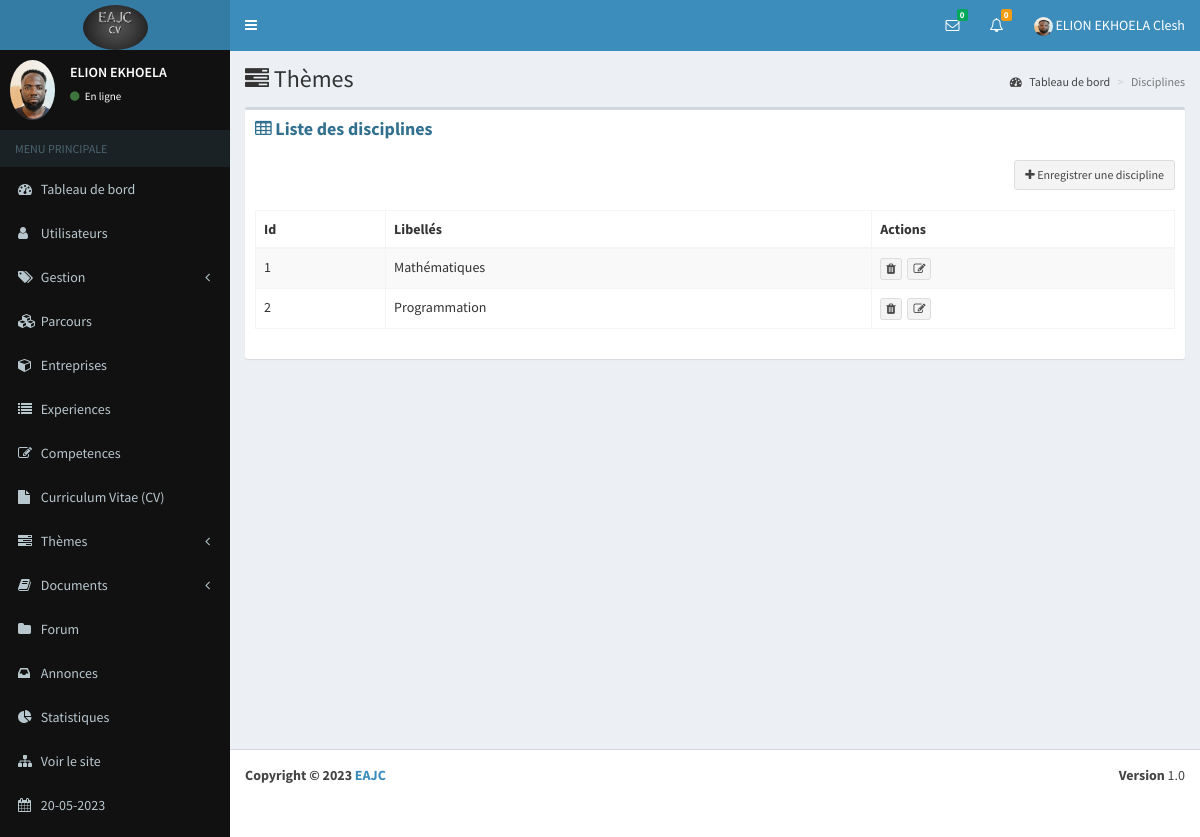
/forum/disciplines (signed in), run on the app's committed database.
### eab/models.py (models this page shows, shortened)
class Parametre(models.Model):
    appname=models.CharField(max_length=100)
    appeditor=models.CharField(max_length=200)
    phone=models.CharField(max_length=200, null=True)
    email=models.CharField(max_length=200, null=True)
    version=models.CharField(max_length=10, null=True)
    devise=models.CharField(max_length=10, null=True)
    COLORS=[
        ('primary','primary'),
        ('info','info'),
        ('success','success'),
        ('danger','danger'),
        ('secondary','secondary'),
        ('dark','dark'),
    ]
    theme=models.CharField(max_length=200, null=True, choices=COLORS)
    logo=models.ImageField(upload_to="media", null=True, blank=True)
    width_logo=models.CharField(max_length=3, null=True)
    height_logo=models.TextField(max_length=3, null=True)

class Profile(models.Model):
    user=models.OneToOneField(User, on_delete=models.CASCADE)
    phone=models.CharField(max_length=100)
    address=models.TextField()
    photo=models.ImageField(upload_to="media", null=True, blank=True)
    SEX=[
        ('Masculin','Masculin'),
        ('Feminin','Feminin')
    ]
    gender=models.CharField(max_length=100, null=True, choices=SEX)
    droitmes=models.BooleanField(default=False, null=True)
    status=models.BooleanField(default=False, null=True)
    apropos=models.TextField(null=True)
    profession=models.CharField(max_length=50, null=True)
    VARIABLE=[
        ('Visible','Visible'),
        ('Invisible','Invisible')
    ]
    vform=models.CharField(max_length=100, null=True, choices=VARIABLE, default="Visible")
    vep=models.CharField(max_length=100, null=True, choices=VARIABLE)
    vcomp=models.CharField(max_length=100, null=True, choices=VARIABLE)
    vaform=models.CharField(max_length=100, null=True, choices=VARIABLE)
    priority=models.BooleanField(null=True,default=False)

### forum/models.py (models this page shows, shortened)
class Discipline(models.Model):
    libelle=models.CharField(max_length=200)

### app_auth/decorator.py (the view)
        def wrapper_func(request, *args, **kwargs):
            group=None
            if request.user.groups.exists():
                group=request.user.groups.all()[0].name
            if group in allowed_roles:
                return view_func(request, *args, **kwargs)
            else:
                return HttpResponse("Vous n'êtes pas autorisés à acceder à cette page")

### app_auth/decorator.py (called while the page is built)
def allowed_users(allowed_roles=[]):
    def decorator(view_func):
        def wrapper_func(request, *args, **kwargs):
            group=None
            if request.user.groups.exists():
                group=request.user.groups.all()[0].name
            if group in allowed_roles:
                return view_func(request, *args, **kwargs)
            else:
                return HttpResponse("Vous n'êtes pas autorisés à acceder à cette page")
        return wrapper_func
    return decorator

### eab/views.py (called while the page is built)
def parametre():
    try:
        parametre=Parametre.objects.all()[0]
    except Exception as e:
        parametre=None
    if parametre == None :
        return redirect("maintenance")
    else:
        return parametre

### forum/views.py (called while the page is built, shortened)
def new_message( request):
    contacts=Contact.objects.filter(statut=0, status=1).order_by("-id")
    tabUsers=[]
    tabIdUser=[]
    for contact in contacts:
        diccode=eval(contact.codes)
    tab=[]
    for i in tabIdUser:
        if i not in tab:
            tab.append(i)
    dic={}
    for i in tab:
        nombre=0
        for k in tabIdUser:
            if i==k:
                nombre=nombre+1
        dic[i]=nombre
    tabMessages=[]
    tabs=[]
    return tabMessages

def nbnew_message(request):
    contacts=Contact.objects.filter(statut=0, status=1).order_by("-id")
    count=0
    for contact in contacts:
        diccode=eval(contact.codes)
        if diccode["user1"]==request.user.id:
            count=count+1
    return count

def nbnew_answer(request):
    questions=Question.objects.filter(user_id=request.user.id)
    number=0
    for question in questions:
        answers=Answer.objects.filter(question_id=question.id, status=0)
        for answer in answers:
            if answer.user_id != request.user.id:
                number+=1
    return number

@login_required(login_url='login')
@allowed_users(allowed_roles=['admin'])
def disciplines(request):
    date=datetime.datetime.now()
    disciplines=Discipline.objects.all()
    context={
        "disciplines":disciplines,
        "parametre":parametre(),
        "date":date,
        "countanswer":nbnew_answer(request),
        "count":nbnew_message(request),
        "users":new_message(request)
    }
    return render(request, "discipline/disciplines.html", context)

### forum/templates/discipline/disciplines.html (shortened to what this page needs)
{% extends 'global/base.html' %}
{% block content %}
      <div class="content-wrapper">
        <section class="content-header">
          <h1>
            <i class="fa fa-tasks"></i> Thèmes
          </h1>
          <ol class="breadcrumb">
            <li><a href="{% url 'dashboard' %}"><i class="fa fa-dashboard"></i> Tableau de bord</a></li>
            <li class="active">Disciplines</li>
          </ol>
        </section>
        <section class="content">
          <div class="row">
            <div class="col-xs-12">
              <div class="box">
                <div class="box-header">
                  <h3 class="box-title text-info"><i class="fa fa-table"></i> <b>Liste des disciplines</b></h3>
                </div>
                <div class="box-body">
                  <div align="right">
                    <a href="{% url 'discipline/add_disc' %}" class="btn btn-default btn-sm"><i class="fa fa-plus"></i> Enregistrer une discipline</a>
                  </div>
                  <br>
                  <div class="table-responsive">
                    <table id="example1" class="table table-bordered table-striped">
                      <thead>
                        <tr class="bg-{{parametre.theme }}">
                            <th>Id</th>
                            <th>Libellés</th>
                            <th>Actions</th>
                        </tr>
                      </thead>
                      <tbody>
                        {% for discipline in disciplines %}
                        <tr>
                          <td>{{ discipline.id }}</td>
                          <td>{{ discipline.libelle }}</td>
                          <td>
                            <a class="btn btn-default btn-xs" href="#" data-toggle="modal" data-target="#discModal{{ discipline.id }}"><i class="fa fa-trash"></i></a>&nbsp;
                            <a href="{% url 'discipline/edit_disc' discipline.id %}" title="Modifier" class="btn btn-default btn-xs"><i class="fa fa-edit"></i></a>
                          </td>
                        </tr>
                        {% endfor %}
                      </tbody>
                    </table>
                  </div>
                </div>
              </div>
            </div>
          </div>
        </section>
      </div>
{% endblock %}

### eab/templates/global/navbar.html (shortened to what this page needs)
{% load static %}
<header class="main-header">
    <a href="{% url 'dashboard' %}" class="logo">
        {% if parametre.logo %}
        <img class="img-circle" src="{{ parametre.logo.url }}" width="{{ parametre.width_logo }}" height="{{ parametre.height_logo }}" alt="EAJC">
        {% else %}
        <h3><b>EAJC</b></h3>
        {% endif %}
    </a>
    <nav class="navbar navbar-static-top" role="navigation">
      <a href="#" class="sidebar-toggle" data-toggle="offcanvas" role="button">
      </a>
      <div class="navbar-custom-menu">
        <ul class="nav navbar-nav">
          <li class="dropdown messages-menu">
            <a href="#" class="dropdown-toggle" data-toggle="dropdown">
              <i class="fa fa-envelope-o"></i>
              <span class="label label-success">{{ count }}</span>
            </a>
          </li>
          <li class="dropdown notifications-menu">
            <a href="#" class="dropdown-toggle" data-toggle="dropdown">
              <i class="fa fa-bell-o"></i>
              <span class="label label-warning">{{ countanswer }}</span>
            </a>
          </li>
          <li class="dropdown user user-menu">
            <a href="#" class="dropdown-toggle" data-toggle="dropdown">
                {% if request.user.profile.photo %}
                <img class="img-circle" width="19" height="19" src="{{ request.user.profile.photo.url }}" alt="...">
                {% else %}
                <img class="img-circle" width="19" height="19" src="{% static 'dist/img/user.png' %}" alt="...">
                {% endif %}
              <span class="hidden-xs">{{ user.last_name }} {{ user.first_name }}</span>
            </a>
          </li>
        </ul>
      </div>
    </nav>
  </header>

### eab/templates/global/_nav.html (shortened to what this page needs)
{% load static %}
<aside class="main-sidebar bg-black">
    <section class="sidebar">
      <div class="user-panel">
        <div class="pull-left image">
            {% if request.user.profile.photo %}
            <img class="img-circle" src="{{ request.user.profile.photo.url }}" alt="...">
            {% else %}
            <img class="img-circle" width="60" height="50" src="{% static 'dist/img/user.png' %}" alt="...">
            {% endif %}
        </div>
        <div class="pull-left info">
          <p>{{ user.last_name }}</p>
          <a href="{% url 'users/profile' %}"><i class="fa fa-circle text-success"></i> En ligne</a>
        </div>
      </div>
      <ul class="sidebar-menu">
        <li class="header">MENU PRINCIPALE</li>
        <li><a href="{% url 'dashboard' %}"><i class="fa fa-dashboard"></i> <span>Tableau de bord</span></a></li>
        {% for group in request.user.groups.all %}
        {% if group.name == "admin" %}
        <li class="treeview">
          <a href="#">
            <i class="fa fa-user"></i>
            <span>Utilisateurs</span>
          </a>
        </li>
        <li class="treeview">
            <a href="#">
              <i class="fa fa-tags"></i> <span>Gestion</span>
              <i class="fa fa-angle-left pull-right"></i>
            </a>
        </li>
        <li><a href="{% url 'parcours/parcours' %}"><i class="fa fa-cubes"></i> Parcours</a></li>
        <li><a href="{% url 'entreprise/entreprises' %}"><i class="fa fa-cube"></i> <span>Entreprises</span></a></li>
        <li><a href="{% url 'experience/experiences' %}"><i class="fa fa-list"></i> <span>Experiences</span></a></li>
        <li><a href="{% url 'competence/competences' %}"><i class="fa fa-edit"></i> <span>Competences</span></a></li>
        <li><a href="{% url 'cv/recap' %}"><i class="fa fa-file"></i> <span>Curriculum Vitae (CV)</span></a></li>
        <li class="treeview">
          <a href="#">
            <i class="fa fa-tasks"></i> <span>Thèmes</span>
            <i class="fa fa-angle-left pull-right"></i>
          </a>
        </li>
        <li class="treeview">
          <a href="#">
            <i class="fa fa-book"></i> <span>Documents</span>
            <i class="fa fa-angle-left pull-right"></i>
          </a>
        </li>
        <li><a href="{% url 'question/questions' %}"><i class="fa fa-folder"></i> <span>Forum</span></a></li>
        <li><a href="{% url 'annonce/annonces' %}"><i class="fa fa-inbox"></i> <span>Annonces</span></a></li>
        <li><a href="{% url 'statistique' %}"><i class="fa fa-pie-chart"></i> <span>Statistiques</span></a></li>
        <li><a href="{% url 'home' %}"><i class="fa fa-sitemap"></i> <span>Voir le site</span></a></li>
        <li><a href=""><i class="fa fa-calendar"></i> <span>{{ date|date:"d-m-Y" }}</span></a></li>
        {% endif %}
        {% endfor %}
      </ul>
    </section>
  </aside>

### eab/templates/global/footeradmin.html
<footer class="main-footer">
    <div class="pull-right hidden-xs">
      <b>Version</b> {{parametre.version}}
    </div>
    <strong>Copyright &copy; 2023 <a href="">{{parametre.appname}}</a></strong>
</footer>

### data on the page
Parametre: logo (picture), version "1.0", appname "EAJC"
Discipline: id "1", libelle "Mathématiques"
Discipline: id "2", libelle "Programmation"

### other printed values
{{ count }} "0"
{{ countanswer }} "0"
{{ user.last_name }} "ELION EKHOELA"
{{ user.first_name }} "Clesh"
{{ date|date:"d-m-Y" }} "20-05-2023"
